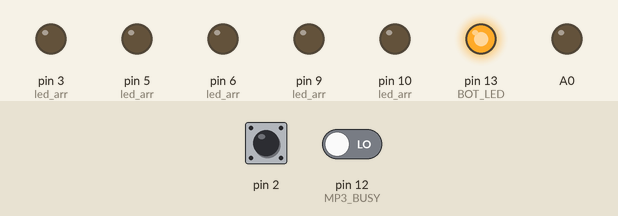
Bench run of a sketch on a simulated Arduino Uno, built with avr-gcc and run on an emulated ATmega328P. On the bench: output pins drawn as LEDs (lit = HIGH). Inputs (shaded band) come from the test bench; at power-on: pin 2 HIGH, pin 12 (MP3_BUSY) LOW. The audio player accepts every command and is not drawn; what the sketch prints to the serial monitor is not drawn.

Above: at 1.7 s.
1.8 s: pin 2 driven LOW
At 2.2 s:
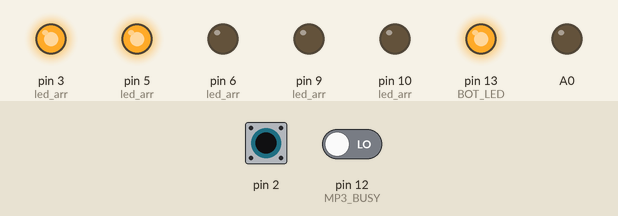
4.8 s: pin 2 pulsed HIGH 2 times (0.12 s each, 0.3 s apart)
At 6.0 s:
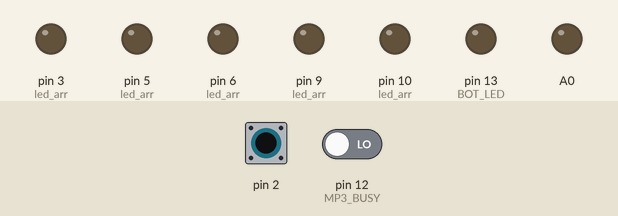
6.9 s: pin 2 pulsed HIGH 2 times (0.12 s each, 0.3 s apart)
At 10.7 s:
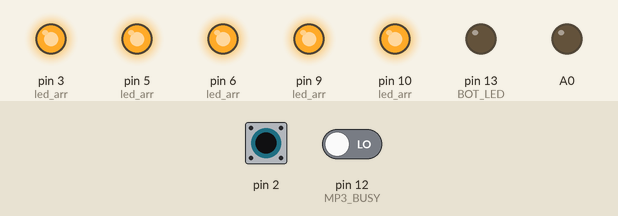
Timing chart, 0 to 12.2 s (numbered marks = the images above; inputs shaded):
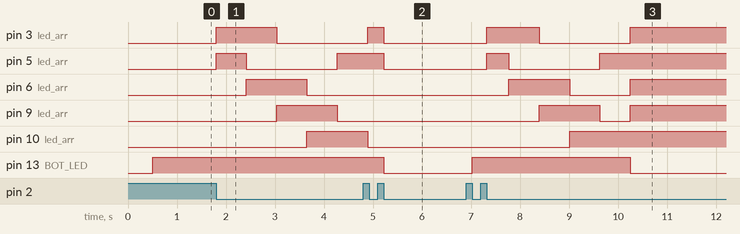

Measured:
- after the input at 1.8 s, pin 3 (led_arr): LOW → HIGH at once, → LOW 1.2 s later; pin 5 (led_arr): LOW → HIGH at once, → LOW 0.61 s later, → HIGH 1.9 s later; pin 6 (led_arr): LOW → HIGH after 0.61 s, → LOW 1.2 s later; pin 9 (led_arr): LOW → HIGH after 1.2 s, → LOW 1.2 s later; pin 10 (led_arr): LOW → HIGH after 1.9 s
- after the input at 4.8 s, pin 5 (led_arr): HIGH → LOW after 0.42 s instead of 0.71 s; pin 6 (led_arr): stays LOW (without the input it goes to HIGH after 0.71 s); pin 9 (led_arr): stays LOW (without the input it goes to HIGH after 1.3 s); pin 13 (BOT_LED): HIGH → LOW after 0.42 s
- after the input at 6.9 s, pin 3 (led_arr): LOW → HIGH after 0.42 s, → LOW 1.1 s later, → HIGH 1.9 s later; pin 5 (led_arr): LOW → HIGH after 0.42 s, → LOW 0.45 s later, → HIGH 1.9 s later

The sketch:

PlantLED_Arduino.ino
```cpp
#include <DFPlayer_Mini_Mp3.h>
#include <SoftwareSerial.h>

#define ON_TIME         3         // 3 * 100ms = 300ms LED ON TIME
#define MP3_Volume      16

#define LED_1   5
#define LED_2   3
#define LED_3   6
#define LED_4   9
#define LED_5   10
#define BOT_LED     13

#define MP3_BUSY    12

SoftwareSerial mySerial(8, 4);

uint8_t led_arr[5] = {LED_1, LED_2, LED_3, LED_4, LED_5};
boolean led_value[5] = {LOW, LOW, LOW, LOW, LOW};
boolean led_bot_value = HIGH;

volatile int mode = 0;
volatile uint32_t timer_cnt_1ms = 0;
volatile uint8_t timer_cnt_100ms = 0;
uint8_t rotation_cnt = 0;

uint8_t mp3_flag = 0;


// 외부 인터럽트 버튼 동작 확인 Mode 카운트
ISR(INT0_vect) {
    delayMicroseconds(2);       // 디바운스 처리
    if((PIND & 0x04) == LOW) {  // 현재 버튼 상태 확인
        mp3_flag = 0;
        timer_cnt_100ms = 0;
        TIMSK1 |= (1 << TOIE1);
        mp3_stop();     delay(20);
        mode++;                 // 카운트
        if(mode > 4)    mode = 1;
    }
}

ISR(TIMER1_OVF_vect) {
    timer_cnt_1ms++;
    if(timer_cnt_1ms > 100) {
        timer_cnt_100ms++;
        timer_cnt_1ms = 0;
    }

    switch(mode) {
        case 1:
            if(rotation_cnt < 2) {
                if(timer_cnt_100ms < ON_TIME) {
                    led_value[0] = HIGH; led_value[1] = HIGH; led_value[2] = LOW; led_value[3] = LOW; led_value[4] = LOW;
                }
                else if(timer_cnt_100ms >= ON_TIME && timer_cnt_100ms < ON_TIME*2) {
                    led_value[0] = LOW; led_value[1] = HIGH; led_value[2] = HIGH; led_value[3] = LOW; led_value[4] = LOW;
                }
                else if(timer_cnt_100ms >= ON_TIME*2 && timer_cnt_100ms < ON_TIME*3) {
                    led_value[0] = LOW; led_value[1] = LOW; led_value[2] = HIGH; led_value[3] = HIGH; led_value[4] = LOW;
                }
                else if(timer_cnt_100ms >= ON_TIME*3 && timer_cnt_100ms < ON_TIME*4) {
                    led_value[0] = LOW; led_value[1] = LOW; led_value[2] = LOW; led_value[3] = HIGH; led_value[4] = HIGH;
                }
                else if(timer_cnt_100ms >= ON_TIME*4 && timer_cnt_100ms < ON_TIME*5) {
                    led_value[0] = HIGH; led_value[1] = LOW; led_value[2] = LOW; led_value[3] = LOW; led_value[4] = HIGH;
                }
                else {
                    timer_cnt_100ms = 0;
                    rotation_cnt++;
                }
            }
            else {
                led_value[0] = HIGH; led_value[1] = HIGH; led_value[2] = HIGH; led_value[3] = HIGH; led_value[4] = HIGH;
                led_bot_value = LOW;
                mp3_flag = 1;
            }
            break;

        case 2:
            led_bot_value = HIGH;
            mp3_flag = 0;
            break;
        case 3:
            led_value[0] = LOW; led_value[1] = LOW; led_value[2] = LOW; led_value[3] = LOW; led_value[4] = LOW;
            led_bot_value = LOW;
            mp3_flag = 0;
            break;
        case 4:
            if(rotation_cnt == 2) {
                if(timer_cnt_100ms < ON_TIME) {
                    led_value[0] = HIGH; led_value[1] = LOW; led_value[2] = LOW; led_value[3] = LOW; led_value[4] = LOW;
                }
                else if(timer_cnt_100ms >= ON_TIME && timer_cnt_100ms < ON_TIME*2) {
                    led_value[0] = LOW; led_value[1] = HIGH; led_value[2] = LOW; led_value[3] = LOW; led_value[4] = LOW;
                }
                else if(timer_cnt_100ms >= ON_TIME*2 && timer_cnt_100ms < ON_TIME*3) {
                    led_value[0] = LOW; led_value[1] = LOW; led_value[2] = HIGH; led_value[3] = LOW; led_value[4] = LOW;
                }
                else if(timer_cnt_100ms >= ON_TIME*3 && timer_cnt_100ms < ON_TIME*4) {
                    led_value[0] = LOW; led_value[1] = LOW; led_value[2] = LOW; led_value[3] = HIGH; led_value[4] = LOW;
                }
                else if(timer_cnt_100ms >= ON_TIME*4 && timer_cnt_100ms < ON_TIME*5) {
                    led_value[0] = LOW; led_value[1] = LOW; led_value[2] = LOW; led_value[3] = LOW; led_value[4] = HIGH;
                }
                else {
                    timer_cnt_100ms = 0;
                    rotation_cnt = 0;
                }
            }
            else {
                led_value[0] = LOW; led_value[1] = LOW; led_value[2] = LOW; led_value[3] = LOW; led_value[4] = LOW;
                led_bot_value = HIGH;
            }
            break;
        default:
            break;
    }
}

void setup() {
    delay(500);

    init_Device();

    // Debug USART
    Serial.begin(115200);
    Serial.println("START\n");
}


void loop() {
    switch(mode) {
        case 1:
//            Serial.print(" mode = ");   Serial.println(mode);
            oneClicked();
            if(mp3_flag == 0) {
                if(digitalRead(MP3_BUSY) == HIGH)   mp3_play_physical(0001);
            }
            else {
                mp3_stop();
            }
            break;
        case 2:
//            Serial.print(" mode = ");   Serial.println(mode);
            Serial.print(" mode = ");   Serial.println(mode);
            oneClicked();
            if(mp3_flag == 0) {
                if(digitalRead(MP3_BUSY) == HIGH)   mp3_play_physical(0002);
            }
            else {
                mp3_stop();
            }
            break;
        case 3:
            Serial.print(" mode = ");   Serial.println(mode);
            oneClicked();
            if(mp3_flag == 0) {
                if(digitalRead(MP3_BUSY) == HIGH)   mp3_play_physical(0003);
            }
            else {
                mp3_stop();
            }
            break;
        case 4:
            Serial.print(" mode = ");   Serial.println(mode);
            oneClicked();
            if(mp3_flag == 0) {
                if(digitalRead(MP3_BUSY) == HIGH)   mp3_play_physical(0004);
            }
            else {
                mp3_stop();
            }
            break;
        default:
            mp3_stop();     delay(20);
            break;
    }
}


void init_Device() {
    // LED 상판 OUTPUT
    for(int i=0; i<5; i++){
        pinMode(led_arr[i], OUTPUT);        // LED상판 OUTPUT
        digitalWrite(led_arr[i], LOW);      // LED상판 OFF
    }

    // LED 하판 OUPUT
    pinMode(BOT_LED, OUTPUT);           // 주광색 LED용 FET GATE 신호
    digitalWrite(BOT_LED, HIGH);        // LED하판 OFF

    // Debug
    pinMode(A0, OUTPUT);

    // TOUCH BUTTON INPUT
    //pinMode(2, INPUT);          // 터치센서 확인용

    // EXTERNAL INT0 : FALLING EDGE
    EICRA &= ~(1 << ISC00);
    EICRA |= (1 << ISC01);
    EIMSK = (1 << INT0);
    EIFR = (1 << INTF0);

    // TIMER1 50msec
    timer_init();
    sei();

    // MP3 MODULE Init
    mySerial.begin (9600);
    mp3_set_serial (mySerial);
    delay(20);
    mp3_set_volume (MP3_Volume);                // Volume (1 ~ 30)
    delay(20);
}

void timer_init() {
    TCCR1B = ((0 < CS12) | (1 << CS11) | (0 << CS10));          // EXTERNAL 16MHz
    TCNT1 = 250;        //  (1/16MHz) * 64 * 250 = 1ms
}


// Touch 1번 클릭했을 때 동작
void oneClicked() {
    digitalWrite(led_arr[0], led_value[0]);
    digitalWrite(led_arr[1], led_value[1]);
    digitalWrite(led_arr[2], led_value[2]);
    digitalWrite(led_arr[3], led_value[3]);
    digitalWrite(led_arr[4], led_value[4]);
    digitalWrite(BOT_LED, led_bot_value);
}

// 2번 클릭했을 때 동작
void twoClicked() {
    digitalWrite(7, LOW);       // 원형 주광색 LED ON (GATE신호 확인)
}

// 3번 클릭했을 때 동작
void threeClicked() {
    for(int i=8; i<13; i++) {   // 개별 LED 전체 OFF
        digitalWrite(i, LOW);
    }

    for(int j=8; j<13; j++) {   // 1회 회전하면서 LED 개별 ON OFF
        digitalWrite(j, HIGH);
        delay(ON_TIME-100);
        digitalWrite(j, LOW);
    }

    for(int i=7; i<13; i++) {   // 모든 LED OFF
        digitalWrite(i, LOW);
    }
}
```
